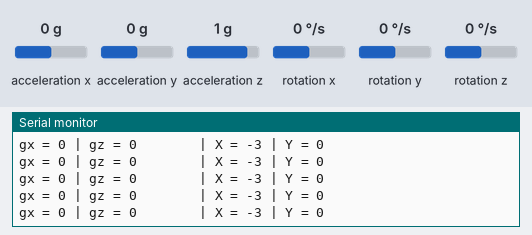
This sketch was run on a simulated Arduino Leonardo, built with avr-gcc and run on an emulated ATmega32U4. On the bench: the last lines printed to the serial monitor. The inputs (shaded band) are chosen by the test bench; at power-on: rotation x 0 °/s, rotation z 0 °/s, acceleration x 0 g, acceleration y 0 g, acceleration z 1 g, rotation y 0 °/s.

Above: at 1.2 s.
1.3 s: rotation x set to -192 °/s
At 2.0 s:
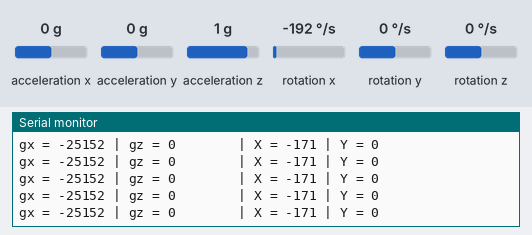
2.8 s: rotation z set to -192 °/s
At 3.5 s:
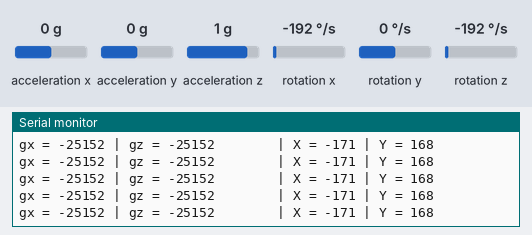
4.3 s: rotation x set to -100 °/s
At 4.9 s:
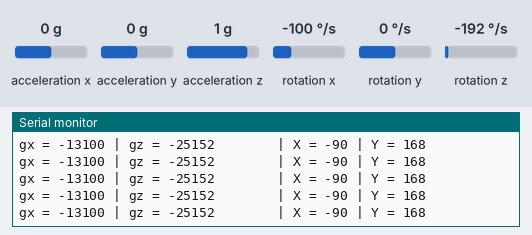
5.8 s: rotation z set to -100 °/s
At 6.4 s:
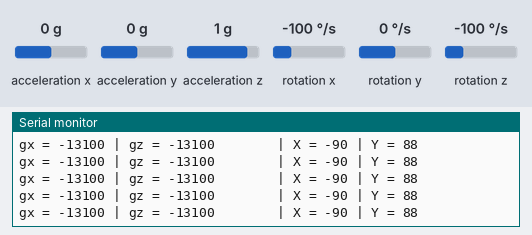
8.8 s: rotation x set to 0 °/s
At 9.6 s:
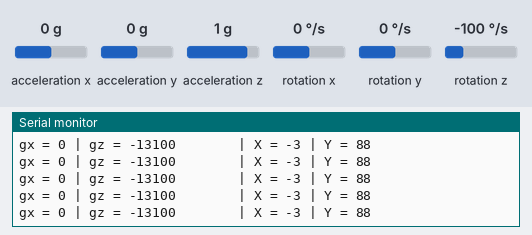
Timing chart, 0 to 11.8 s (numbered marks = the images above; inputs shaded):
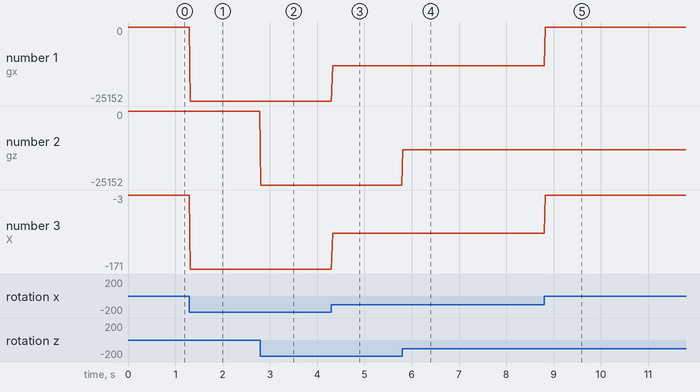

Measured:
- after the input at 1.3 s, the serial monitor: prints a new line at once (image 1)
- after the input at 2.8 s, the serial monitor: prints a new line at once (image 2)
- after the input at 4.3 s, the serial monitor: prints a new line at once (image 3)
- after the input at 5.8 s, the serial monitor: prints a new line at once (image 4)
- after the input at 8.8 s, the serial monitor: prints a new line at once (image 5)
- plotted number 1: 0 → -25152 after the input at 1.3 s, -25152 → -13100 after the input at 4.3 s, -13100 → 0 after the input at 8.8 s
- plotted number 3: -3 → -171 after the input at 1.3 s, -171 → -90 after the input at 4.3 s, -90 → -3 after the input at 8.8 s

The sketch:

click.ino
```cpp
//air_mouse_with_click
#include <Wire.h>
#include <I2Cdev.h>
#include <MPU6050.h>
#include <Mouse.h>

MPU6050 mpu;
int16_t ax, ay, az, gx, gy, gz;
int vx, vy, vx_prec, vy_prec;
int count=0;

void setup() {
  Serial.begin(9600);
  Wire.begin();
  mpu.initialize();
  if (!mpu.testConnection()) {
    while (1);
    }
}

void loop() {
  mpu.getMotion6(&ax, &ay, &az, &gx, &gy, &gz);

  vx = (gx-500)/150;
  vy = -(gz-100)/150;


  Serial.print("gx = ");
  Serial.print(gx);
  Serial.print(" | gz = ");
  Serial.print(gz);

  Serial.print("        | X = ");
  Serial.print(vx);
  Serial.print(" | Y = ");
  Serial.println(vy);

  Mouse.move(vx, vy);

  // Check if the cursor is still within the 10 pixel threshold
  if ( (vx_prec-10)<=vx && vx<=vx_prec+10 && (vy_prec-10)<=vy && vy<=vy_prec+10) {
    count++;
    if (count == 150) { // After ~2 seconds single click and release
      Mouse.click(MOUSE_LEFT);
    } else if (count >= 300) { // After ~4 seconds start holding
      if (!Mouse.isPressed(MOUSE_LEFT)) {
        Mouse.press(MOUSE_LEFT);
      }
    }
  } else {
    if (Mouse.isPressed(MOUSE_LEFT)) {
      Mouse.release(MOUSE_LEFT); // Release if the cursor moves out of the threshold
    }
    vx_prec = vx; // Update the values to check the position of the pointer
    vy_prec = vy;
    count = 0; // Reset the count when the cursor has moved
  }

  delay(20); //millis（）use it
}
```
